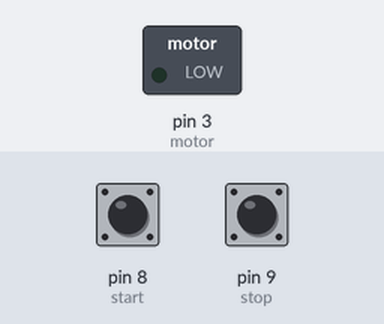
Bench run of a sketch on a simulated Arduino Uno, built with avr-gcc and run on an emulated ATmega328P. On the bench: switched loads named in the sketch (green lamp = pin HIGH). The inputs (shaded band) are chosen by the test bench; at power-on: pin 8 (start) HIGH, pin 9 (stop) HIGH.

Above: at 1.2 s.
1.3 s: pin 8 (start) pulled LOW for 0.15 s
At 2.7 s:
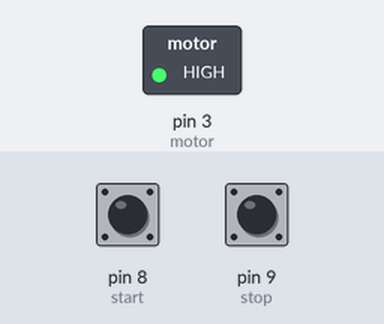
3.3 s: pin 9 (stop) pulled LOW for 0.15 s
At 3.8 s:
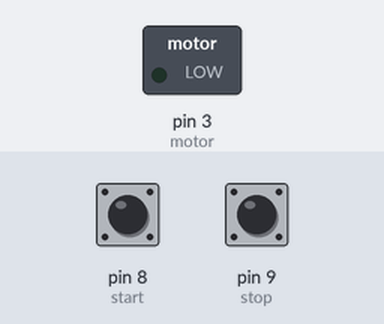
4.9 s: pin 8 (start) pulled LOW for 1 s
At 6.6 s:
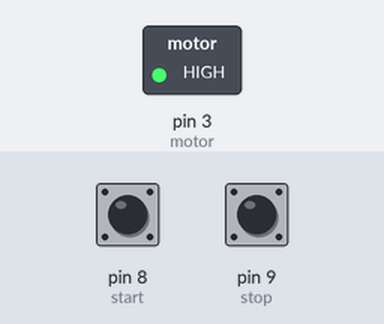
Timing chart, 0 to 8.1 s (numbered marks = the images above; inputs shaded):
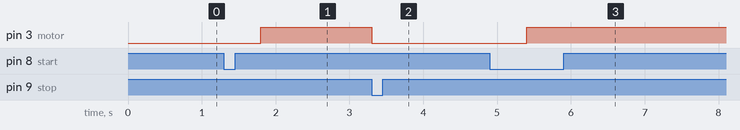

The sketch:

02_CintaTransportadora1.ino
```cpp
const int motor = 3;
const int start = 8;
const int stop = 9;
bool status = 0;

void setup()
{
  pinMode(stop, INPUT_PULLUP);
  pinMode(start, INPUT_PULLUP);
  pinMode(motor, OUTPUT);
}

void loop()
{
  int lectura_start = digitalRead(start);
  int lectura_stop = digitalRead(stop);

  if (lectura_start == LOW)
  {
    delay(500);
    status = 1;
  }

  if (lectura_stop == LOW)
  {
    status = 0;
  }

  if (status == 0)
  {
    digitalWrite(motor, LOW);
  }
  else
  {
    digitalWrite(motor, HIGH);
  }
}
```

Measured:
- after the input at 1.3 s, pin 3 (motor): LOW → HIGH after 0.50 s
- after the input at 3.3 s, pin 3 (motor): HIGH → LOW at once
- after the input at 4.9 s, pin 3 (motor): LOW → HIGH after 0.50 s
